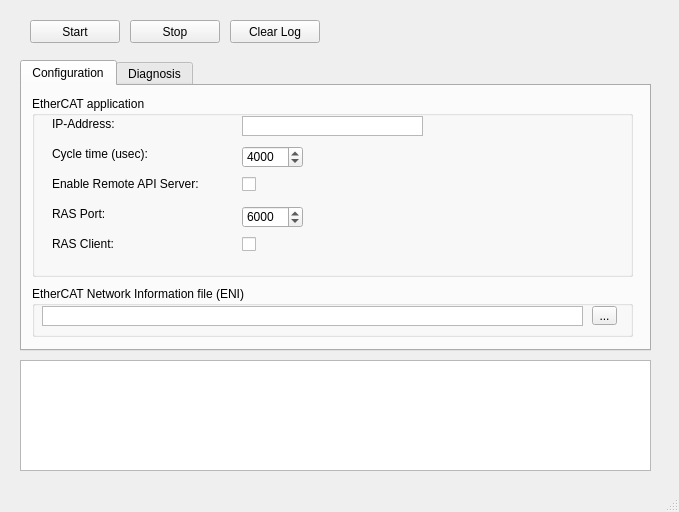
<?xml version="1.0" encoding="UTF-8"?>
<ui version="4.0">
 <class>MainWindow</class>
 <widget class="QMainWindow" name="MainWindow">
  <property name="geometry">
   <rect>
    <x>0</x>
    <y>0</y>
    <width>679</width>
    <height>512</height>
   </rect>
  </property>
  <property name="windowTitle">
   <string>EcDemoAppGui</string>
  </property>
  <widget class="QWidget" name="centralwidget">
   <widget class="QPushButton" name="pushButton">
    <property name="geometry">
     <rect>
      <x>30</x>
      <y>20</y>
      <width>90</width>
      <height>23</height>
     </rect>
    </property>
    <property name="text">
     <string>Start</string>
    </property>
   </widget>
   <widget class="QPushButton" name="pushButton_2">
    <property name="geometry">
     <rect>
      <x>130</x>
      <y>20</y>
      <width>90</width>
      <height>23</height>
     </rect>
    </property>
    <property name="text">
     <string>Stop</string>
    </property>
   </widget>
   <widget class="QPushButton" name="pushButton_3">
    <property name="geometry">
     <rect>
      <x>230</x>
      <y>20</y>
      <width>90</width>
      <height>23</height>
     </rect>
    </property>
    <property name="text">
     <string>Clear Log</string>
    </property>
   </widget>
   <widget class="QTextEdit" name="textEdit">
    <property name="geometry">
     <rect>
      <x>20</x>
      <y>360</y>
      <width>631</width>
      <height>111</height>
     </rect>
    </property>
    <property name="readOnly">
     <bool>true</bool>
    </property>
   </widget>
   <widget class="QTabWidget" name="tabWidget">
    <property name="geometry">
     <rect>
      <x>20</x>
      <y>60</y>
      <width>631</width>
      <height>291</height>
     </rect>
    </property>
    <property name="currentIndex">
     <number>0</number>
    </property>
    <widget class="QWidget" name="tab">
     <attribute name="title">
      <string>Configuration</string>
     </attribute>
     <widget class="QGroupBox" name="groupBox">
      <property name="geometry">
       <rect>
        <x>10</x>
        <y>10</y>
        <width>601</width>
        <height>181</height>
       </rect>
      </property>
      <property name="title">
       <string>EtherCAT application</string>
      </property>
      <widget class="QCheckBox" name="checkBox">
       <property name="geometry">
        <rect>
         <x>210</x>
         <y>80</y>
         <width>70</width>
         <height>17</height>
        </rect>
       </property>
       <property name="text">
        <string/>
       </property>
      </widget>
      <widget class="QLabel" name="label">
       <property name="geometry">
        <rect>
         <x>20</x>
         <y>20</y>
         <width>180</width>
         <height>16</height>
        </rect>
       </property>
       <property name="text">
        <string>IP-Address:</string>
       </property>
      </widget>
      <widget class="QTextEdit" name="textEdit_3">
       <property name="geometry">
        <rect>
         <x>210</x>
         <y>20</y>
         <width>181</width>
         <height>20</height>
        </rect>
       </property>
       <property name="verticalScrollBarPolicy">
        <enum>Qt::ScrollBarAlwaysOff</enum>
       </property>
       <property name="horizontalScrollBarPolicy">
        <enum>Qt::ScrollBarAlwaysOff</enum>
       </property>
       <property name="documentTitle">
        <string/>
       </property>
       <property name="placeholderText">
        <string/>
       </property>
      </widget>
      <widget class="QSpinBox" name="spinBox">
       <property name="geometry">
        <rect>
         <x>210</x>
         <y>50</y>
         <width>61</width>
         <height>22</height>
        </rect>
       </property>
       <property name="minimum">
        <number>2</number>
       </property>
       <property name="maximum">
        <number>65535</number>
       </property>
       <property name="value">
        <number>4000</number>
       </property>
      </widget>
      <widget class="QLabel" name="label_2">
       <property name="geometry">
        <rect>
         <x>20</x>
         <y>50</y>
         <width>180</width>
         <height>16</height>
        </rect>
       </property>
       <property name="text">
        <string>Cycle time (usec):</string>
       </property>
      </widget>
      <widget class="QSpinBox" name="spinBox_2">
       <property name="geometry">
        <rect>
         <x>210</x>
         <y>110</y>
         <width>61</width>
         <height>22</height>
        </rect>
       </property>
       <property name="minimum">
        <number>1</number>
       </property>
       <property name="maximum">
        <number>65535</number>
       </property>
       <property name="value">
        <number>6000</number>
       </property>
      </widget>
      <widget class="QLabel" name="label_3">
       <property name="geometry">
        <rect>
         <x>20</x>
         <y>110</y>
         <width>180</width>
         <height>16</height>
        </rect>
       </property>
       <property name="text">
        <string>RAS Port:</string>
       </property>
      </widget>
      <widget class="QLabel" name="label_4">
       <property name="geometry">
        <rect>
         <x>20</x>
         <y>80</y>
         <width>180</width>
         <height>16</height>
        </rect>
       </property>
       <property name="text">
        <string>Enable Remote API Server:</string>
       </property>
      </widget>
      <widget class="QLabel" name="label_5">
       <property name="geometry">
        <rect>
         <x>20</x>
         <y>140</y>
         <width>180</width>
         <height>16</height>
        </rect>
       </property>
       <property name="text">
        <string>RAS Client:</string>
       </property>
      </widget>
      <widget class="QCheckBox" name="checkBox_2">
       <property name="geometry">
        <rect>
         <x>210</x>
         <y>140</y>
         <width>70</width>
         <height>17</height>
        </rect>
       </property>
       <property name="text">
        <string/>
       </property>
      </widget>
     </widget>
     <widget class="QGroupBox" name="groupBox_2">
      <property name="geometry">
       <rect>
        <x>10</x>
        <y>200</y>
        <width>601</width>
        <height>51</height>
       </rect>
      </property>
      <property name="title">
       <string>EtherCAT Network Information file (ENI)</string>
      </property>
      <widget class="QTextEdit" name="textEdit_2">
       <property name="geometry">
        <rect>
         <x>10</x>
         <y>20</y>
         <width>541</width>
         <height>20</height>
        </rect>
       </property>
       <property name="verticalScrollBarPolicy">
        <enum>Qt::ScrollBarAlwaysOff</enum>
       </property>
       <property name="horizontalScrollBarPolicy">
        <enum>Qt::ScrollBarAlwaysOff</enum>
       </property>
      </widget>
      <widget class="QToolButton" name="toolButton">
       <property name="geometry">
        <rect>
         <x>560</x>
         <y>20</y>
         <width>25</width>
         <height>19</height>
        </rect>
       </property>
       <property name="text">
        <string>...</string>
       </property>
      </widget>
     </widget>
    </widget>
    <widget class="QWidget" name="tab_2">
     <attribute name="title">
      <string>Diagnosis</string>
     </attribute>
     <widget class="QGroupBox" name="groupBox_3">
      <property name="geometry">
       <rect>
        <x>10</x>
        <y>0</y>
        <width>591</width>
        <height>81</height>
       </rect>
      </property>
      <property name="title">
       <string>Master State</string>
      </property>
      <widget class="QPushButton" name="pushButton_5">
       <property name="geometry">
        <rect>
         <x>100</x>
         <y>50</y>
         <width>75</width>
         <height>23</height>
        </rect>
       </property>
       <property name="text">
        <string>Pre-Op</string>
       </property>
      </widget>
      <widget class="QPushButton" name="pushButton_6">
       <property name="geometry">
        <rect>
         <x>190</x>
         <y>50</y>
         <width>75</width>
         <height>23</height>
        </rect>
       </property>
       <property name="text">
        <string>Safe-Op</string>
       </property>
      </widget>
      <widget class="QPushButton" name="pushButton_7">
       <property name="geometry">
        <rect>
         <x>280</x>
         <y>50</y>
         <width>75</width>
         <height>23</height>
        </rect>
       </property>
       <property name="text">
        <string>Op</string>
       </property>
      </widget>
      <widget class="QLabel" name="label_6">
       <property name="geometry">
        <rect>
         <x>10</x>
         <y>20</y>
         <width>101</width>
         <height>16</height>
        </rect>
       </property>
       <property name="text">
        <string>Current State:</string>
       </property>
      </widget>
      <widget class="QLabel" name="label_7">
       <property name="geometry">
        <rect>
         <x>210</x>
         <y>20</y>
         <width>91</width>
         <height>16</height>
        </rect>
       </property>
       <property name="text">
        <string>Requested State:</string>
       </property>
      </widget>
      <widget class="QTextEdit" name="textEdit_4">
       <property name="geometry">
        <rect>
         <x>310</x>
         <y>20</y>
         <width>101</width>
         <height>20</height>
        </rect>
       </property>
       <property name="verticalScrollBarPolicy">
        <enum>Qt::ScrollBarAlwaysOff</enum>
       </property>
       <property name="horizontalScrollBarPolicy">
        <enum>Qt::ScrollBarAlwaysOff</enum>
       </property>
      </widget>
      <widget class="QTextEdit" name="textEdit_5">
       <property name="geometry">
        <rect>
         <x>100</x>
         <y>20</y>
         <width>101</width>
         <height>20</height>
        </rect>
       </property>
       <property name="verticalScrollBarPolicy">
        <enum>Qt::ScrollBarAlwaysOff</enum>
       </property>
       <property name="horizontalScrollBarPolicy">
        <enum>Qt::ScrollBarAlwaysOff</enum>
       </property>
      </widget>
      <widget class="QPushButton" name="pushButton_10">
       <property name="geometry">
        <rect>
         <x>10</x>
         <y>50</y>
         <width>75</width>
         <height>23</height>
        </rect>
       </property>
       <property name="text">
        <string>Init</string>
       </property>
      </widget>
     </widget>
     <widget class="QGroupBox" name="groupBox_4">
      <property name="geometry">
       <rect>
        <x>10</x>
        <y>90</y>
        <width>591</width>
        <height>171</height>
       </rect>
      </property>
      <property name="title">
       <string>Slave</string>
      </property>
      <widget class="QLabel" name="label_8">
       <property name="geometry">
        <rect>
         <x>20</x>
         <y>20</y>
         <width>47</width>
         <height>13</height>
        </rect>
       </property>
       <property name="text">
        <string>Adress:</string>
       </property>
      </widget>
      <widget class="QComboBox" name="comboBox">
       <property name="geometry">
        <rect>
         <x>90</x>
         <y>20</y>
         <width>91</width>
         <height>22</height>
        </rect>
       </property>
      </widget>
      <widget class="QGroupBox" name="groupBox_5">
       <property name="geometry">
        <rect>
         <x>10</x>
         <y>50</y>
         <width>291</width>
         <height>111</height>
        </rect>
       </property>
       <property name="title">
        <string>Variables</string>
       </property>
       <widget class="QComboBox" name="comboBox_2">
        <property name="geometry">
         <rect>
          <x>10</x>
          <y>20</y>
          <width>261</width>
          <height>22</height>
         </rect>
        </property>
       </widget>
       <widget class="QPushButton" name="pushButton_4">
        <property name="geometry">
         <rect>
          <x>10</x>
          <y>50</y>
          <width>75</width>
          <height>23</height>
         </rect>
        </property>
        <property name="text">
         <string>Write (hex)</string>
        </property>
       </widget>
       <widget class="QPushButton" name="pushButton_8">
        <property name="geometry">
         <rect>
          <x>10</x>
          <y>80</y>
          <width>75</width>
          <height>23</height>
         </rect>
        </property>
        <property name="text">
         <string>Read (hex)</string>
        </property>
       </widget>
       <widget class="QTextEdit" name="textEdit_6">
        <property name="geometry">
         <rect>
          <x>100</x>
          <y>50</y>
          <width>110</width>
          <height>20</height>
         </rect>
        </property>
        <property name="verticalScrollBarPolicy">
         <enum>Qt::ScrollBarAlwaysOff</enum>
        </property>
        <property name="horizontalScrollBarPolicy">
         <enum>Qt::ScrollBarAlwaysOff</enum>
        </property>
       </widget>
       <widget class="QTextEdit" name="textEdit_7">
        <property name="geometry">
         <rect>
          <x>100</x>
          <y>80</y>
          <width>110</width>
          <height>20</height>
         </rect>
        </property>
        <property name="verticalScrollBarPolicy">
         <enum>Qt::ScrollBarAlwaysOff</enum>
        </property>
        <property name="horizontalScrollBarPolicy">
         <enum>Qt::ScrollBarAlwaysOff</enum>
        </property>
       </widget>
      </widget>
      <widget class="QGroupBox" name="groupBox_6">
       <property name="geometry">
        <rect>
         <x>310</x>
         <y>50</y>
         <width>271</width>
         <height>111</height>
        </rect>
       </property>
       <property name="title">
        <string>Object Dictionary</string>
       </property>
       <widget class="QPushButton" name="pushButton_9">
        <property name="geometry">
         <rect>
          <x>10</x>
          <y>20</y>
          <width>241</width>
          <height>23</height>
         </rect>
        </property>
        <property name="text">
         <string>Read Device Name (0x1008)</string>
        </property>
       </widget>
       <widget class="QTextEdit" name="textEdit_8">
        <property name="geometry">
         <rect>
          <x>10</x>
          <y>50</y>
          <width>240</width>
          <height>20</height>
         </rect>
        </property>
        <property name="verticalScrollBarPolicy">
         <enum>Qt::ScrollBarAlwaysOff</enum>
        </property>
        <property name="horizontalScrollBarPolicy">
         <enum>Qt::ScrollBarAlwaysOff</enum>
        </property>
        <property name="readOnly">
         <bool>true</bool>
        </property>
       </widget>
      </widget>
     </widget>
    </widget>
   </widget>
  </widget>
  <widget class="QMenuBar" name="menubar">
   <property name="geometry">
    <rect>
     <x>0</x>
     <y>0</y>
     <width>679</width>
     <height>21</height>
    </rect>
   </property>
  </widget>
  <widget class="QStatusBar" name="statusbar"/>
 </widget>
 <resources/>
 <connections/>
</ui>
